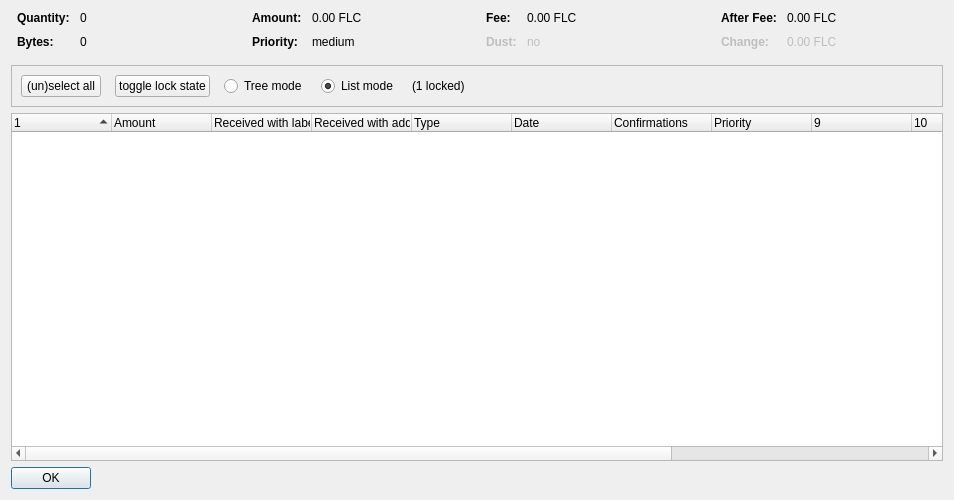
<?xml version="1.0" encoding="UTF-8"?>
<ui version="4.0">
 <class>CoinControlDialog</class>
 <widget class="QDialog" name="CoinControlDialog">
  <property name="geometry">
   <rect>
    <x>0</x>
    <y>0</y>
    <width>954</width>
    <height>500</height>
   </rect>
  </property>
  <property name="windowTitle">
   <string>Coin Selection</string>
  </property>
  <layout class="QVBoxLayout" name="verticalLayout">
   <item>
    <layout class="QHBoxLayout" name="horizontalLayoutTop" stretch="0,0,0,0">
     <property name="topMargin">
      <number>0</number>
     </property>
     <property name="bottomMargin">
      <number>10</number>
     </property>
     <item>
      <layout class="QFormLayout" name="formLayoutCoinControl1">
       <property name="horizontalSpacing">
        <number>10</number>
       </property>
       <property name="verticalSpacing">
        <number>10</number>
       </property>
       <property name="leftMargin">
        <number>6</number>
       </property>
       <property name="rightMargin">
        <number>6</number>
       </property>
       <item row="0" column="0">
        <widget class="QLabel" name="labelCoinControlQuantityText">
         <property name="font">
          <font>
           <weight>75</weight>
           <bold>true</bold>
          </font>
         </property>
         <property name="text">
          <string>Quantity:</string>
         </property>
        </widget>
       </item>
       <item row="0" column="1">
        <widget class="QLabel" name="labelCoinControlQuantity">
         <property name="cursor">
          <cursorShape>IBeamCursor</cursorShape>
         </property>
         <property name="contextMenuPolicy">
          <enum>Qt::ActionsContextMenu</enum>
         </property>
         <property name="text">
          <string notr="true">0</string>
         </property>
         <property name="textInteractionFlags">
          <set>Qt::LinksAccessibleByMouse|Qt::TextSelectableByKeyboard|Qt::TextSelectableByMouse</set>
         </property>
        </widget>
       </item>
       <item row="1" column="0">
        <widget class="QLabel" name="labelCoinControlBytesText">
         <property name="font">
          <font>
           <weight>75</weight>
           <bold>true</bold>
          </font>
         </property>
         <property name="text">
          <string>Bytes:</string>
         </property>
        </widget>
       </item>
       <item row="1" column="1">
        <widget class="QLabel" name="labelCoinControlBytes">
         <property name="cursor">
          <cursorShape>IBeamCursor</cursorShape>
         </property>
         <property name="contextMenuPolicy">
          <enum>Qt::ActionsContextMenu</enum>
         </property>
         <property name="text">
          <string notr="true">0</string>
         </property>
         <property name="textInteractionFlags">
          <set>Qt::LinksAccessibleByMouse|Qt::TextSelectableByKeyboard|Qt::TextSelectableByMouse</set>
         </property>
        </widget>
       </item>
      </layout>
     </item>
     <item>
      <layout class="QFormLayout" name="formLayoutCoinControl2">
       <property name="horizontalSpacing">
        <number>10</number>
       </property>
       <property name="verticalSpacing">
        <number>10</number>
       </property>
       <property name="leftMargin">
        <number>6</number>
       </property>
       <property name="rightMargin">
        <number>6</number>
       </property>
       <item row="0" column="0">
        <widget class="QLabel" name="labelCoinControlAmountText">
         <property name="font">
          <font>
           <weight>75</weight>
           <bold>true</bold>
          </font>
         </property>
         <property name="text">
          <string>Amount:</string>
         </property>
        </widget>
       </item>
       <item row="0" column="1">
        <widget class="QLabel" name="labelCoinControlAmount">
         <property name="cursor">
          <cursorShape>IBeamCursor</cursorShape>
         </property>
         <property name="contextMenuPolicy">
          <enum>Qt::ActionsContextMenu</enum>
         </property>
         <property name="text">
          <string notr="true">0.00 FLC</string>
         </property>
         <property name="textInteractionFlags">
          <set>Qt::LinksAccessibleByMouse|Qt::TextSelectableByKeyboard|Qt::TextSelectableByMouse</set>
         </property>
        </widget>
       </item>
       <item row="1" column="0">
        <widget class="QLabel" name="labelCoinControlPriorityText">
         <property name="font">
          <font>
           <weight>75</weight>
           <bold>true</bold>
          </font>
         </property>
         <property name="text">
          <string>Priority:</string>
         </property>
        </widget>
       </item>
       <item row="1" column="1">
        <widget class="QLabel" name="labelCoinControlPriority">
         <property name="cursor">
          <cursorShape>IBeamCursor</cursorShape>
         </property>
         <property name="contextMenuPolicy">
          <enum>Qt::ActionsContextMenu</enum>
         </property>
         <property name="text">
          <string>medium</string>
         </property>
         <property name="textInteractionFlags">
          <set>Qt::LinksAccessibleByMouse|Qt::TextSelectableByKeyboard|Qt::TextSelectableByMouse</set>
         </property>
        </widget>
       </item>
      </layout>
     </item>
     <item>
      <layout class="QFormLayout" name="formLayoutCoinControl3">
       <property name="horizontalSpacing">
        <number>10</number>
       </property>
       <property name="verticalSpacing">
        <number>10</number>
       </property>
       <property name="leftMargin">
        <number>6</number>
       </property>
       <property name="rightMargin">
        <number>6</number>
       </property>
       <item row="0" column="0">
        <widget class="QLabel" name="labelCoinControlFeeText">
         <property name="font">
          <font>
           <weight>75</weight>
           <bold>true</bold>
          </font>
         </property>
         <property name="text">
          <string>Fee:</string>
         </property>
        </widget>
       </item>
       <item row="0" column="1">
        <widget class="QLabel" name="labelCoinControlFee">
         <property name="cursor">
          <cursorShape>IBeamCursor</cursorShape>
         </property>
         <property name="contextMenuPolicy">
          <enum>Qt::ActionsContextMenu</enum>
         </property>
         <property name="text">
          <string notr="true">0.00 FLC</string>
         </property>
         <property name="textInteractionFlags">
          <set>Qt::LinksAccessibleByMouse|Qt::TextSelectableByKeyboard|Qt::TextSelectableByMouse</set>
         </property>
        </widget>
       </item>
       <item row="1" column="0">
        <widget class="QLabel" name="labelCoinControlLowOutputText">
         <property name="enabled">
          <bool>false</bool>
         </property>
         <property name="font">
          <font>
           <weight>75</weight>
           <bold>true</bold>
          </font>
         </property>
         <property name="text">
          <string>Dust:</string>
         </property>
        </widget>
       </item>
       <item row="1" column="1">
        <widget class="QLabel" name="labelCoinControlLowOutput">
         <property name="enabled">
          <bool>false</bool>
         </property>
         <property name="cursor">
          <cursorShape>IBeamCursor</cursorShape>
         </property>
         <property name="contextMenuPolicy">
          <enum>Qt::ActionsContextMenu</enum>
         </property>
         <property name="text">
          <string>no</string>
         </property>
         <property name="textInteractionFlags">
          <set>Qt::LinksAccessibleByMouse|Qt::TextSelectableByKeyboard|Qt::TextSelectableByMouse</set>
         </property>
        </widget>
       </item>
      </layout>
     </item>
     <item>
      <layout class="QFormLayout" name="formLayoutCoinControl4">
       <property name="horizontalSpacing">
        <number>10</number>
       </property>
       <property name="verticalSpacing">
        <number>10</number>
       </property>
       <property name="leftMargin">
        <number>6</number>
       </property>
       <property name="rightMargin">
        <number>6</number>
       </property>
       <item row="0" column="0">
        <widget class="QLabel" name="labelCoinControlAfterFeeText">
         <property name="font">
          <font>
           <weight>75</weight>
           <bold>true</bold>
          </font>
         </property>
         <property name="text">
          <string>After Fee:</string>
         </property>
        </widget>
       </item>
       <item row="0" column="1">
        <widget class="QLabel" name="labelCoinControlAfterFee">
         <property name="cursor">
          <cursorShape>IBeamCursor</cursorShape>
         </property>
         <property name="contextMenuPolicy">
          <enum>Qt::ActionsContextMenu</enum>
         </property>
         <property name="text">
          <string notr="true">0.00 FLC</string>
         </property>
         <property name="textInteractionFlags">
          <set>Qt::LinksAccessibleByMouse|Qt::TextSelectableByKeyboard|Qt::TextSelectableByMouse</set>
         </property>
        </widget>
       </item>
       <item row="1" column="0">
        <widget class="QLabel" name="labelCoinControlChangeText">
         <property name="enabled">
          <bool>false</bool>
         </property>
         <property name="font">
          <font>
           <weight>75</weight>
           <bold>true</bold>
          </font>
         </property>
         <property name="text">
          <string>Change:</string>
         </property>
        </widget>
       </item>
       <item row="1" column="1">
        <widget class="QLabel" name="labelCoinControlChange">
         <property name="enabled">
          <bool>false</bool>
         </property>
         <property name="cursor">
          <cursorShape>IBeamCursor</cursorShape>
         </property>
         <property name="contextMenuPolicy">
          <enum>Qt::ActionsContextMenu</enum>
         </property>
         <property name="text">
          <string notr="true">0.00 FLC</string>
         </property>
         <property name="textInteractionFlags">
          <set>Qt::LinksAccessibleByMouse|Qt::TextSelectableByKeyboard|Qt::TextSelectableByMouse</set>
         </property>
        </widget>
       </item>
      </layout>
     </item>
    </layout>
   </item>
   <item>
    <widget class="QFrame" name="frame">
     <property name="minimumSize">
      <size>
       <width>0</width>
       <height>40</height>
      </size>
     </property>
     <property name="frameShape">
      <enum>QFrame::StyledPanel</enum>
     </property>
     <property name="frameShadow">
      <enum>QFrame::Sunken</enum>
     </property>
     <layout class="QHBoxLayout" name="horizontalLayout">
      <item>
       <layout class="QHBoxLayout" name="horizontalLayoutPanel" stretch="0,0,0,0,0,0">
        <property name="spacing">
         <number>14</number>
        </property>
        <item>
         <widget class="QPushButton" name="pushButtonSelectAll">
          <property name="sizePolicy">
           <sizepolicy hsizetype="Maximum" vsizetype="Fixed">
            <horstretch>0</horstretch>
            <verstretch>0</verstretch>
           </sizepolicy>
          </property>
          <property name="text">
           <string>(un)select all</string>
          </property>
          <property name="autoDefault">
           <bool>false</bool>
          </property>
         </widget>
        </item>
        <item>
         <widget class="QPushButton" name="pushButtonToggleLock">
          <property name="sizePolicy">
           <sizepolicy hsizetype="Maximum" vsizetype="Fixed">
            <horstretch>0</horstretch>
            <verstretch>0</verstretch>
           </sizepolicy>
          </property>
          <property name="text">
           <string>toggle lock state</string>
          </property>
          <property name="autoDefault">
           <bool>false</bool>
          </property>
         </widget>
        </item>
        <item>
         <widget class="QRadioButton" name="radioTreeMode">
          <property name="sizePolicy">
           <sizepolicy hsizetype="Maximum" vsizetype="Fixed">
            <horstretch>0</horstretch>
            <verstretch>0</verstretch>
           </sizepolicy>
          </property>
          <property name="text">
           <string>Tree mode</string>
          </property>
         </widget>
        </item>
        <item>
         <widget class="QRadioButton" name="radioListMode">
          <property name="sizePolicy">
           <sizepolicy hsizetype="Maximum" vsizetype="Fixed">
            <horstretch>0</horstretch>
            <verstretch>0</verstretch>
           </sizepolicy>
          </property>
          <property name="text">
           <string>List mode</string>
          </property>
          <property name="checked">
           <bool>true</bool>
          </property>
         </widget>
        </item>
        <item>
         <widget class="QLabel" name="labelLocked">
          <property name="text">
           <string>(1 locked)</string>
          </property>
         </widget>
        </item>
        <item>
         <spacer name="horizontalSpacer">
          <property name="orientation">
           <enum>Qt::Horizontal</enum>
          </property>
          <property name="sizeHint" stdset="0">
           <size>
            <width>40</width>
            <height>20</height>
           </size>
          </property>
         </spacer>
        </item>
       </layout>
      </item>
     </layout>
    </widget>
   </item>
   <item>
    <widget class="CoinControlTreeWidget" name="treeWidget">
     <property name="contextMenuPolicy">
      <enum>Qt::CustomContextMenu</enum>
     </property>
     <property name="sortingEnabled">
      <bool>false</bool>
     </property>
     <property name="columnCount">
      <number>13</number>
     </property>
     <attribute name="headerShowSortIndicator" stdset="0">
      <bool>true</bool>
     </attribute>
     <attribute name="headerStretchLastSection">
      <bool>false</bool>
     </attribute>
     <column>
      <property name="text">
       <string/>
      </property>
     </column>
     <column>
      <property name="text">
       <string>Amount</string>
      </property>
     </column>
     <column>
      <property name="text">
       <string>Received with label</string>
      </property>
     </column>
     <column>
      <property name="text">
       <string>Received with address</string>
      </property>
     </column>
     <column>
      <property name="text">
	<string>Type</string>
      </property>
     </column>
     <column>
      <property name="text">	 
       <string>Date</string>
      </property>
     </column>
     <column>
      <property name="text">
       <string>Confirmations</string>
      </property>
      <property name="toolTip">
       <string>Confirmed</string>
      </property>
     </column>
     <column>
      <property name="text">
       <string>Priority</string>
      </property>
     </column>
     <column>
      <property name="text">
       <string/>
      </property>
     </column>
     <column>
      <property name="text">
       <string/>
      </property>
     </column>
     <column>
      <property name="text">
       <string/>
      </property>
     </column>
     <column>
      <property name="text">
       <string/>
      </property>
     </column>
     <column>
      <property name="text">
       <string/>
      </property>
     </column>
    </widget>
   </item>
   <item>
    <widget class="QDialogButtonBox" name="buttonBox">
     <property name="sizePolicy">
      <sizepolicy hsizetype="Maximum" vsizetype="Fixed">
       <horstretch>0</horstretch>
       <verstretch>0</verstretch>
      </sizepolicy>
     </property>
     <property name="orientation">
      <enum>Qt::Horizontal</enum>
     </property>
     <property name="standardButtons">
      <set>QDialogButtonBox::Ok</set>
     </property>
    </widget>
   </item>
  </layout>
 </widget>
 <customwidgets>
  <customwidget>
   <class>CoinControlTreeWidget</class>
   <extends>QTreeWidget</extends>
   <header>coincontroltreewidget.h</header>
  </customwidget>
 </customwidgets>
 <resources/>
 <connections/>
</ui>
